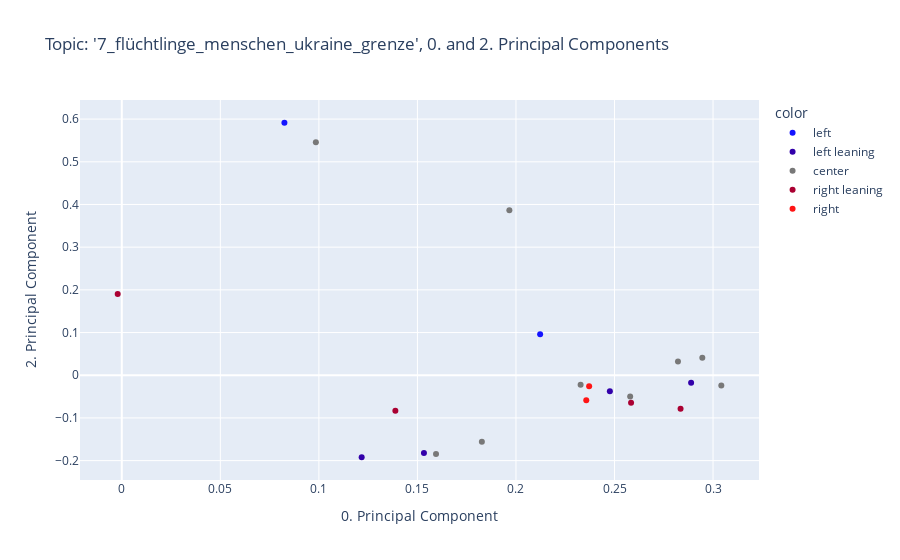

Notebook code for this chart:
### Code cell
if n_components>2:
    fig = px.scatter(
        x=model.components_[0], 
        y=model.components_[2], 
        color=[political_spectrum_dict[medium] for medium in N.columns.to_list()],
        color_discrete_sequence=color_palette,
        hover_data=[N.columns.to_list()], 
        title=f'Topic: \'{topic}\', 0. and 2. Principal Components',
        labels={
            "x": "0. Principal Component",
            "y": "2. Principal Component",
        },
        )
    fig.show()

### Figure 1 — Plotly figure (JSON) as saved in the notebook; plotly's stock layout.template omitted (floating-point values rounded to 4 significant figures)
{"data": [{"customdata": [["junge Welt"], ["NachDenkSeiten"]], "hovertemplate": "color=left<br>0. Principal Component=%{x}<br>2. Principal Component=%{y}<br>hover_data_0=%{customdata[0]}<extra></extra>", "legendgroup": "left", "marker": {"color": "rgb(20.0, 20.0, 255.0)", "symbol": "circle"}, "mode": "markers", "name": "left", "orientation": "v", "showlegend": true, "type": "scatter", "x": [0.08251, 0.2123], "xaxis": "x", "y": [0.5914, 0.09604], "yaxis": "y"}, {"customdata": [["taz"], ["Süddeutsche Zeitung"], ["stern TV"], ["DER SPIEGEL"]], "hovertemplate": "color=left leaning<br>0. Principal Component=%{x}<br>2. Principal Component=%{y}<br>hover_data_0=%{customdata[0]}<extra></extra>", "legendgroup": "left leaning", "marker": {"color": "rgb(50.0, 0.0, 170.0)", "symbol": "circle"}, "mode": "markers", "name": "left leaning", "orientation": "v", "showlegend": true, "type": "scatter", "x": [0.2476, 0.1533, 0.1217, 0.2889], "xaxis": "x", "y": [-0.03767, -0.1824, -0.1921, -0.01765], "yaxis": "y"}, {"customdata": [["Der Tagesspiegel"], ["ARD"], ["ZDF"], ["ZDFheute Nachrichten"], ["Bayerischer Rundfunk"], ["ntv Nachrichten"], ["ZEIT ONLINE"], ["faz"], ["WELT"]], "hovertemplate": "color=center<br>0. Principal Component=%{x}<br>2. Principal Component=%{y}<br>hover_data_0=%{customdata[0]}<extra></extra>", "legendgroup": "center", "marker": {"color": "rgb(120.0, 120.0, 120.0)", "symbol": "circle"}, "mode": "markers", "name": "center", "orientation": "v", "showlegend": true, "type": "scatter", "x": [0.09847, 0.1967, 0.2579, 0.3042, 0.1827, 0.2946, 0.1594, 0.2822, 0.2328], "xaxis": "x", "y": [0.5455, 0.3864, -0.05001, -0.02426, -0.156, 0.04084, -0.1844, 0.03211, -0.02238], "yaxis": "y"}, {"customdata": [["RTL"], ["FOCUS Online"], ["BILD"], ["NZZ Neue Zürcher Zeitung"]], "hovertemplate": "color=right leaning<br>0. Principal Component=%{x}<br>2. Principal Component=%{y}<br>hover_data_0=%{customdata[0]}<extra></extra>", "legendgroup": "right leaning", "marker": {"color": "rgb(170.0, 0.0, 50.0)", "symbol": "circle"}, "mode": "markers", "name": "right leaning", "orientation": "v", "showlegend": true, "type": "scatter", "x": [-0.00208, 0.2584, 0.2835, 0.1388], "xaxis": "x", "y": [0.1903, -0.06459, -0.07851, -0.08303], "yaxis": "y"}, {"customdata": [["Junge Freiheit"], ["COMPACTTV"]], "hovertemplate": "color=right<br>0. Principal Component=%{x}<br>2. Principal Component=%{y}<br>hover_data_0=%{customdata[0]}<extra></extra>", "legendgroup": "right", "marker": {"color": "rgb(255.0, 20.0, 20.0)", "symbol": "circle"}, "mode": "markers", "name": "right", "orientation": "v", "showlegend": true, "type": "scatter", "x": [0.2357, 0.2371], "xaxis": "x", "y": [-0.05861, -0.02582], "yaxis": "y"}], "layout": {"legend": {"title": {"text": "color"}, "tracegroupgap": 0}, "title": {"text": "Topic: '7_flüchtlinge_menschen_ukraine_grenze', 0. and 2. Principal Components"}, "xaxis": {"anchor": "y", "domain": [0, 1], "title": {"text": "0. Principal Component"}}, "yaxis": {"anchor": "x", "domain": [0, 1], "title": {"text": "2. Principal Component"}}}}
